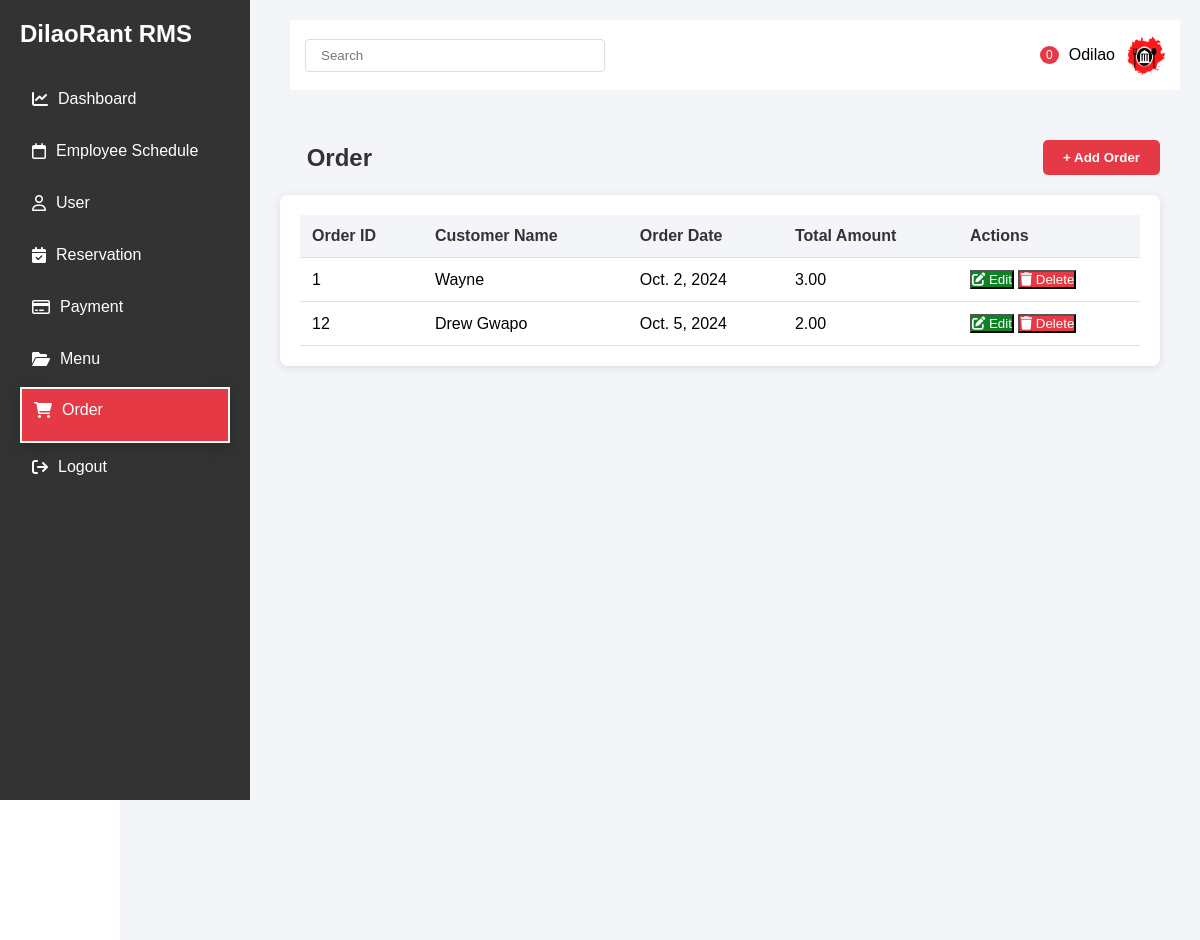
Before: /dashboard/Order/ (signed in) with the older database file.
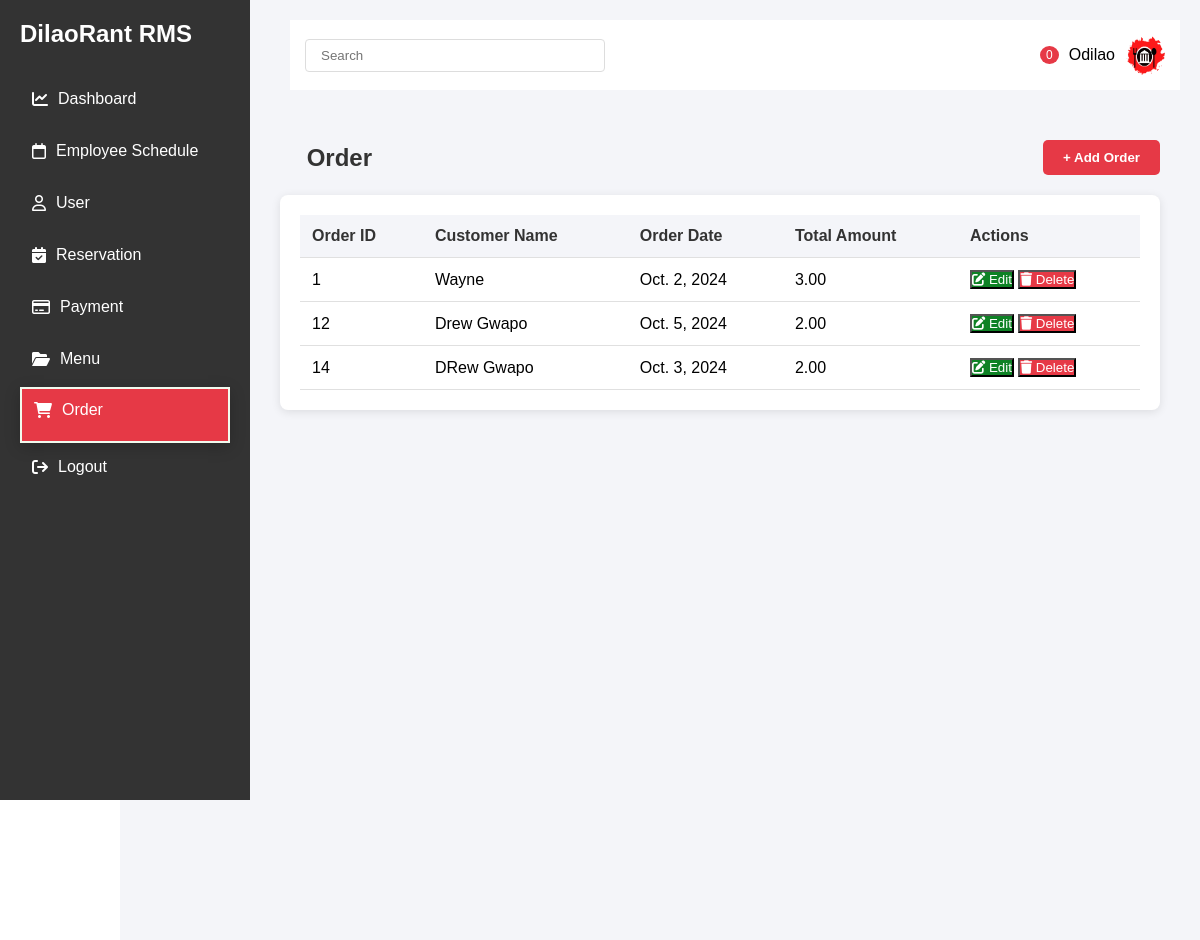
After: the same page with the newer database file.
### Order/models.py (models this page shows)
class Order(models.Model):
    order_id = models.AutoField(primary_key=True)
    customer_name = models.CharField(max_length=100)
    order_date = models.DateField()
    total_amount = models.DecimalField(max_digits=10, decimal_places=2)

### Order/views.py (the view)
# urls.py: path('',views.display_Order,name="displayOrder"),
@login_required(login_url='login')
def display_Order(request):
    orders = Order.objects.all()
    return render(request, 'Order/OrderDisplay.html', {'orders': orders})

### Order/templates/Order/OrderDisplay.html (shortened to what the changed rows need)
{% load static %}
<!DOCTYPE html>
<html lang="en">
<head>
    <link rel="stylesheet" href="https://cdnjs.cloudflare.com/ajax/libs/font-awesome/6.0.0/css/all.min.css">
</head>
<body>
    <div class="sidebar">
        <h2>DilaoRant RMS</h2>
    </div>
    <div class="main-content">
        <div class="main-content">
                <div class="schedule-header">
                    <h2 class="schedule-title">&nbsp;&nbsp;&nbsp;&nbsp;Order</h2>
                </div>
                <div class="schedule-container">
                    <table class="schedule-table">
                        <thead>
                            <tr>
                                <th>Order ID</th>
                                <th>Customer Name</th>
                                <th>Order Date</th>
                                <th>Total Amount</th>
                                <th>Actions</th>
                            </tr>
                        </thead>
                        <tbody>
                            {% for order in orders %}
                            <tr>
                                <td>{{ order.order_id }}</td>
                                <td>{{ order.customer_name }}</td>
                                <td>{{ order.order_date }}</td>
                                <td>{{ order.total_amount }}</td>
                                <td>
                                    <div class="action-buttons">
                                        <button
                                            class="btn btn-edit btn-tooltip"
                                            onclick="update_schedule('{{ schedule.schedule_id }}')"
                                            data-tooltip="Edit Schedule"
                                        >
                                            <i class="fas fa-edit"></i>
                                            Edit
                                        </button>
                                        <button
                                            class="btn btn-delete btn-tooltip"
                                            onclick="delete_order('{{order.order_id }}')"
                                            data-tooltip="Delete Schedule"
                                        >
                                            <i class="fas fa-trash"></i>
                                            Delete
                                        </button>
                                    </div>
                                </td>
                            </tr>
                            {% empty %}
                            <tr>
                                <td colspan="4" style="text-align: center;">No orders found.</td>
                            </tr>
                            {% endfor %}
                        </tbody>
                    </table>
                </div>
        </div>
    </div>
</body>
</html>

Changed rows visible on the page:
added Order: order_id "14", customer_name "DRew Gwapo", order_date "Oct. 3, 2024", total_amount "2.00"
